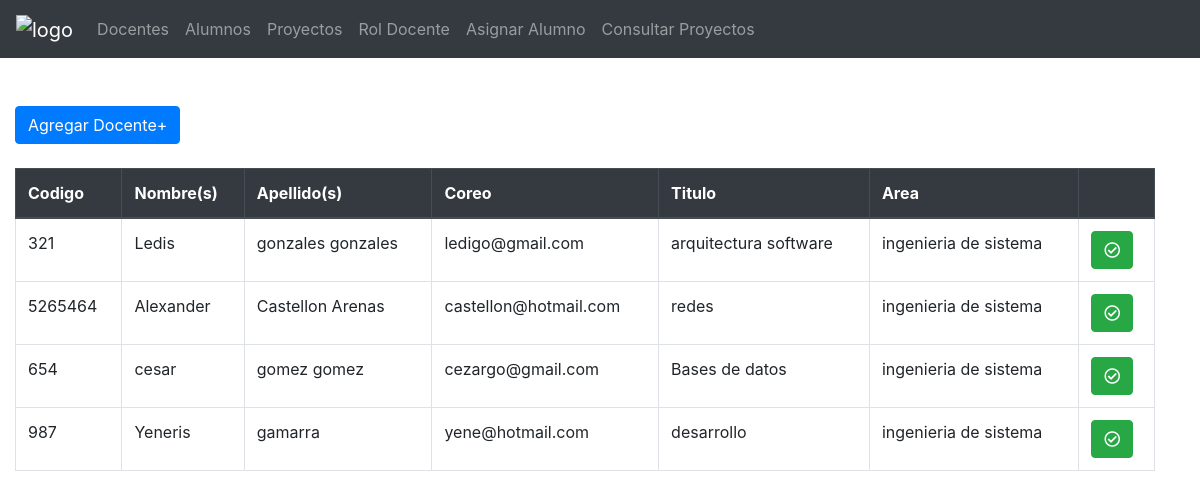
The app's page /docente.php with its own data.
### tables this page shows
CREATE TABLE `docentes` (
  `cod_docente` varchar(50) NOT NULL,
  `nombre` varchar(50) NOT NULL,
  `apellido` varchar(50) NOT NULL,
  `correo` varchar(100) NOT NULL,
  `titulo` varchar(1000) NOT NULL,
  `area` varchar(100) NOT NULL
);

### docente.php (called while the page is built)
<?php
include ('Templates/head.php');
?>
<?php
include ('Docentes/con_docente.php');
?>
<?php
include ('Templates/footer.php')
?>

### Docentes/con_docente.php (the view, shortened to what this page needs)
<?php
include ('conexion/conexion.php');
        $sentencia = $pdo->prepare("SELECT * FROM `docentes` ");
        $sentencia->execute();
        $listaDocentes= $sentencia->fetchAll(PDO::FETCH_ASSOC);
?>
<br>
<form action="" method="post">
<button type="button"  class="btn btn-primary" data-toggle="modal" data-target="#exampleModal">
  Agregar Docente+
</button>
</form>
<br>
<div class="row col-md-12">
            <table class="table table-bordered">
                <thead class="thead-dark">
                <tr>
                    <th>Codigo</th>
                    <th>Nombre(s)</th>
                    <th>Apellido(s)</th>
                    <th>Coreo</th>
                    <th>Titulo</th>
                    <th>Area</th>
                    <th></th>
                </tr>
                </thead>
            <?php foreach($listaDocentes as $docente) { ?>
                <tr>
                    <td><?php echo $docente['cod_docente'] ?></td>
                    <td><?php echo $docente['nombre'] ?></td>
                    <td><?php echo $docente['apellido'] ?></td>
                    <td><?php echo $docente['correo'] ?></td>
                    <td><?php echo $docente['titulo'] ?></td>
                    <td><?php echo $docente['area'] ?></td>
                    <td>
                    <form action="" method="post">
                    <button value="Seleccionar" type="submit" class="btn btn-success" name="accion"><i class="far fa-check-circle"></i></button>
                    </form>
                    </td>
                </tr>
            <?php }?>
            </table>
        </div>

### records on screen
docentes: cod_docente "321", nombre "Ledis", apellido "gonzales gonzales", correo "ledigo@gmail.com", titulo "arquitectura software", area "ingenieria de sistema"
docentes: cod_docente "5265464", nombre "Alexander", apellido "Castellon Arenas", correo "castellon@hotmail.com", titulo "redes", area "ingenieria de sistema"
docentes: cod_docente "654", nombre "cesar", apellido "gomez gomez", correo "cezargo@gmail.com", titulo "Bases de datos", area "ingenieria de sistema"
docentes: cod_docente "987", nombre "Yeneris", apellido "gamarra", correo "yene@hotmail.com", titulo "desarrollo", area "ingenieria de sistema"
